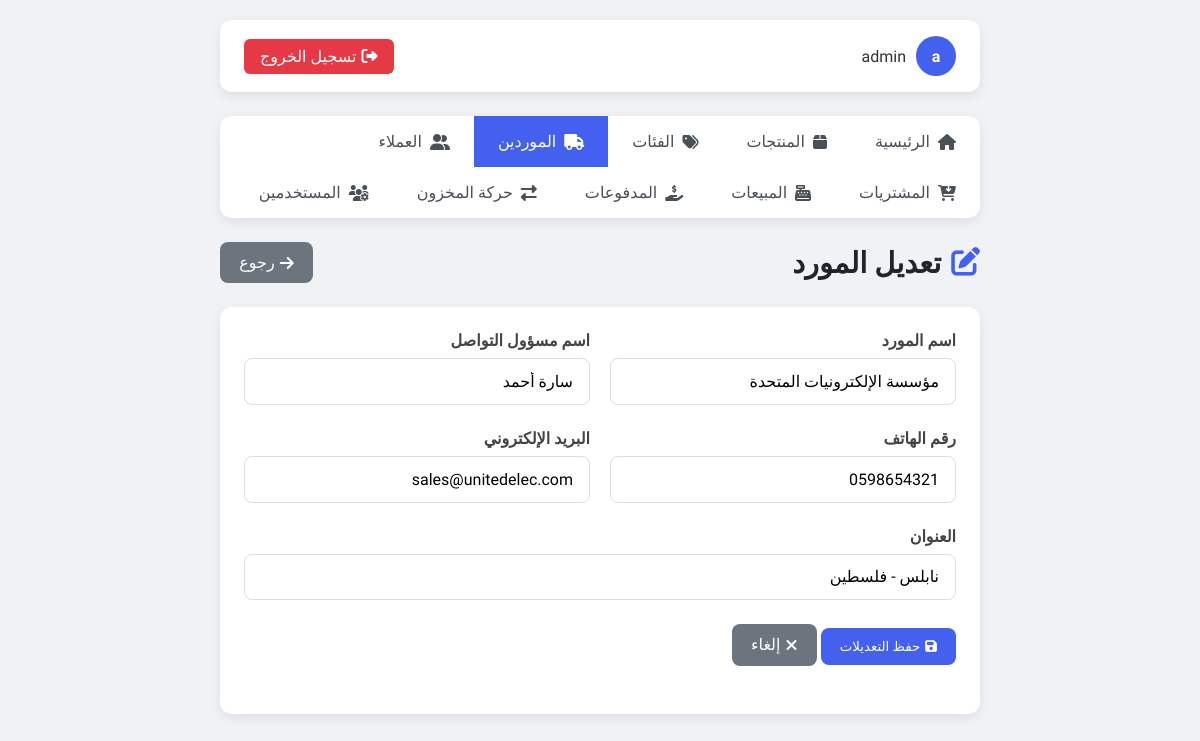
Screenshot of /edit_supplier.php?id=2 (signed in) with the database file from the repository.
### tables this page shows
CREATE TABLE IF NOT EXISTS suppliers (
    id INT AUTO_INCREMENT PRIMARY KEY,
    name VARCHAR(150) NOT NULL,
    contact_person VARCHAR(150),
    phone VARCHAR(30),
    email VARCHAR(150),
    address VARCHAR(255),
    created_at TIMESTAMP DEFAULT CURRENT_TIMESTAMP
);

### edit_supplier.php (the view, shortened to what this page needs)
<?php
include "config.php";
$id = $_GET['id'];
$sql = "SELECT * FROM suppliers WHERE id = $id";
$result = mysqli_query($conn, $sql);
$supplier = mysqli_fetch_assoc($result);
?>
<!DOCTYPE html>
<html lang="ar" dir="rtl">
<head>
    <link rel="stylesheet" href="https://cdnjs.cloudflare.com/ajax/libs/font-awesome/6.4.0/css/all.min.css">
</head>
<body>
    <div class="container">
        <div class="topbar">
            <div class="user-info">
                <div class="avatar"><?php echo substr($_SESSION["username"], 0, 1); ?></div>
                <span><?php echo $_SESSION["username"]; ?></span>
            </div>
            <a href="logout.php" class="logout-btn"><i class="fas fa-sign-out-alt"></i> تسجيل الخروج</a>
        </div>
                <div class="nav">
            <a href="index.php"><i class="fas fa-home"></i> الرئيسية</a>
            <a href="products.php"><i class="fas fa-box"></i> المنتجات</a>
            <a href="categories.php"><i class="fas fa-tags"></i> الفئات</a>
            <a href="suppliers.php" class="active"><i class="fas fa-truck"></i> الموردين</a>
            <a href="customers.php"><i class="fas fa-user-friends"></i> العملاء</a>
            <a href="purchases.php"><i class="fas fa-cart-arrow-down"></i> المشتريات</a>
            <a href="sales.php"><i class="fas fa-cash-register"></i> المبيعات</a>
            <a href="payments.php"><i class="fas fa-hand-holding-usd"></i> المدفوعات</a>
            <a href="stock_movements.php"><i class="fas fa-exchange-alt"></i> حركة المخزون</a>
            <?php if($_SESSION['role'] === 'admin'): ?>
            <a href="users.php"><i class="fas fa-users-cog"></i> المستخدمين</a>
            <?php endif; ?>
        </div>
        <div class="page-header">
            <h1 class="page-title"><i class="fas fa-edit"></i> تعديل المورد</h1>
            <a href="suppliers.php" class="btn" style="background: #6c757d; color: white;"><i class="fas fa-arrow-right"></i> رجوع</a>
        </div>
        <div class="form-container">
            <form action="edit_supplier.php?id=<?php echo $id; ?>" method="post">
                <div class="form-row">
                    <div class="form-col">
                        <div class="form-group">
                            <label for="name">اسم المورد</label>
                            <input type="text" class="form-control" id="name" name="name" value="<?php echo $supplier['name']; ?>" required>
                        </div>
                    </div>
                    <div class="form-col">
                        <div class="form-group">
                            <label for="contact_person">اسم مسؤول التواصل</label>
                            <input type="text" class="form-control" id="contact_person" name="contact_person" value="<?php echo $supplier['contact_person']; ?>">
                        </div>
                    </div>
                </div>
                <div class="form-row">
                    <div class="form-col">
                        <div class="form-group">
                            <label for="phone">رقم الهاتف</label>
                            <input type="text" class="form-control" id="phone" name="phone" value="<?php echo $supplier['phone']; ?>">
                        </div>
                    </div>
                    <div class="form-col">
                        <div class="form-group">
                            <label for="email">البريد الإلكتروني</label>
                            <input type="email" class="form-control" id="email" name="email" value="<?php echo $supplier['email']; ?>">
                        </div>
                    </div>
                </div>
                <div class="form-group">
                    <label for="address">العنوان</label>
                    <input type="text" class="form-control" id="address" name="address" value="<?php echo $supplier['address']; ?>">
                </div>
                <div class="form-group">
                    <button type="submit" class="btn btn-primary"><i class="fas fa-save"></i> حفظ التعديلات</button>
                    <a href="suppliers.php" class="btn" style="background: #6c757d; color: white;"><i class="fas fa-times"></i> إلغاء</a>
                </div>
            </form>
        </div>
    </div>
</body>
</html>

### edit_supplier.php (style rules this page uses)
:root { --primary: #4361ee; --secondary: #3f37c9; --success: #4cc9f0; --info: #4895ef; --warning: #f72585; --danger: #e63946; --light: #f8f9fa; --dark: #212529; --background: #f0f2f5; --card-shadow: 0 4px 12px rgba(0, 0, 0, 0.08); }
* { margin: 0; padding: 0; box-sizing: border-box; font-family: 'Tajawal', sans-serif; }
body { background-color: var(--background); color: #333; min-height: 100vh; }
.container { max-width: 800px; margin: 0 auto; padding: 20px; }
.topbar { background-color: white; border-radius: 12px; padding: 1rem 1.5rem; margin-bottom: 1.5rem; display: flex; justify-content: space-between; align-items: center; box-shadow: var(--card-shadow); }
.user-info { display: flex; align-items: center; }
.user-info .avatar { width: 40px; height: 40px; background-color: var(--primary); border-radius: 50%; display: flex; align-items: center; justify-content: center; color: white; margin-left: 10px; font-weight: bold; }
.logout-btn { background-color: var(--danger); color: white; padding: 0.5rem 1rem; border-radius: 6px; text-decoration: none; display: flex; align-items: center; transition: all 0.3s; }
.logout-btn i { margin-left: 5px; }
.nav { display: flex; flex-wrap: wrap; background: white; border-radius: 12px; margin-bottom: 1.5rem; box-shadow: var(--card-shadow); }
.nav a { padding: 1rem 1.5rem; text-decoration: none; color: #495057; font-weight: 500; transition: all 0.3s; display: flex; align-items: center; }
.nav a:hover, .nav a.active { background-color: var(--primary); color: white; }
.nav a i { margin-left: 8px; }
.page-header { display: flex; justify-content: space-between; align-items: center; margin-bottom: 1.5rem; }
.page-title { font-size: 1.8rem; color: var(--dark); display: flex; align-items: center; }
.page-title i { margin-left: 10px; color: var(--primary); }
.btn { padding: 0.7rem 1.2rem; border-radius: 8px; text-decoration: none; display: inline-flex; align-items: center; transition: all 0.3s; font-weight: 500; border: none; cursor: pointer; }
.btn-primary { background-color: var(--primary); color: white; }
.btn i { margin-left: 5px; }
.form-container { background-color: white; border-radius: 12px; padding: 1.5rem; box-shadow: var(--card-shadow); margin-bottom: 1.5rem; }
.form-group { margin-bottom: 1.5rem; }
.form-group label { display: block; margin-bottom: 0.5rem; font-weight: 600; color: #444; }
.form-control { width: 100%; padding: 0.8rem 1rem; border: 1px solid #ddd; border-radius: 8px; font-size: 1rem; transition: all 0.3s; }
.form-row { display: flex; flex-wrap: wrap; margin-right: -10px; margin-left: -10px; }
.form-col { flex: 1 0 0%; padding: 0 10px; }

### rows the page displays
suppliers: name "مؤسسة الإلكترونيات المتحدة", contact_person "سارة أحمد", phone "0598654321", email "sales@unitedelec.com", address "نابلس - فلسطين"

### other values shown
substr($_SESSION["username"], 0, 1) "a"
$_SESSION["username"] "admin"
